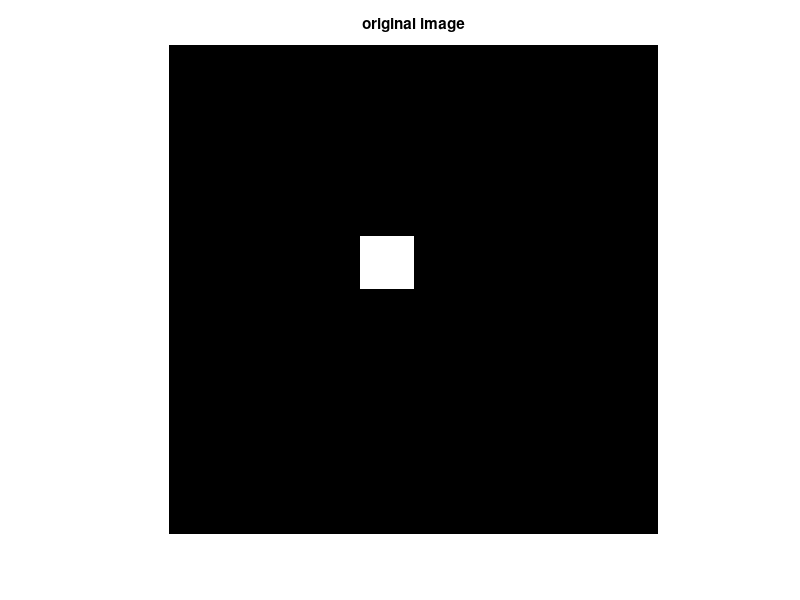
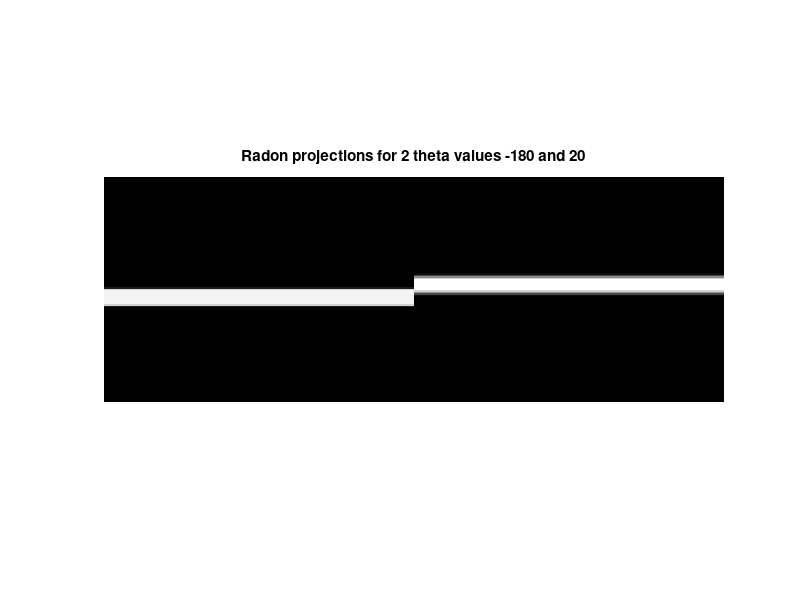
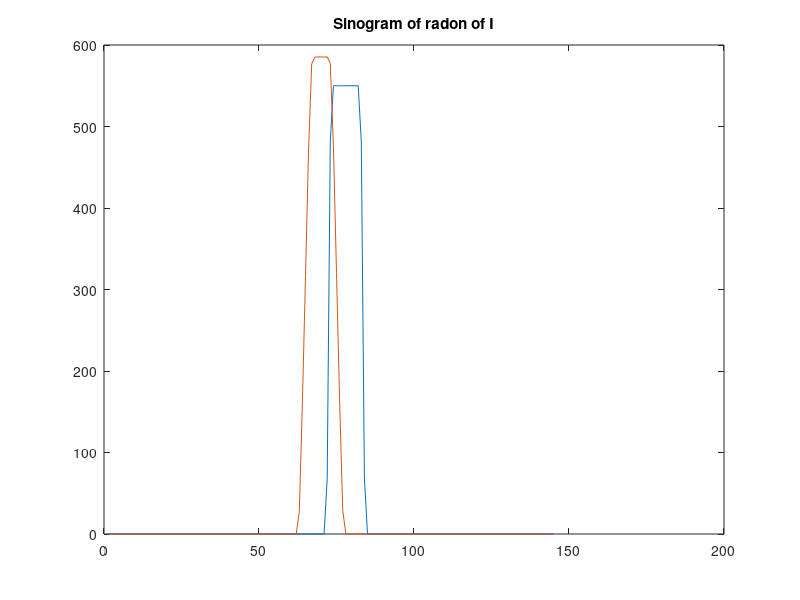
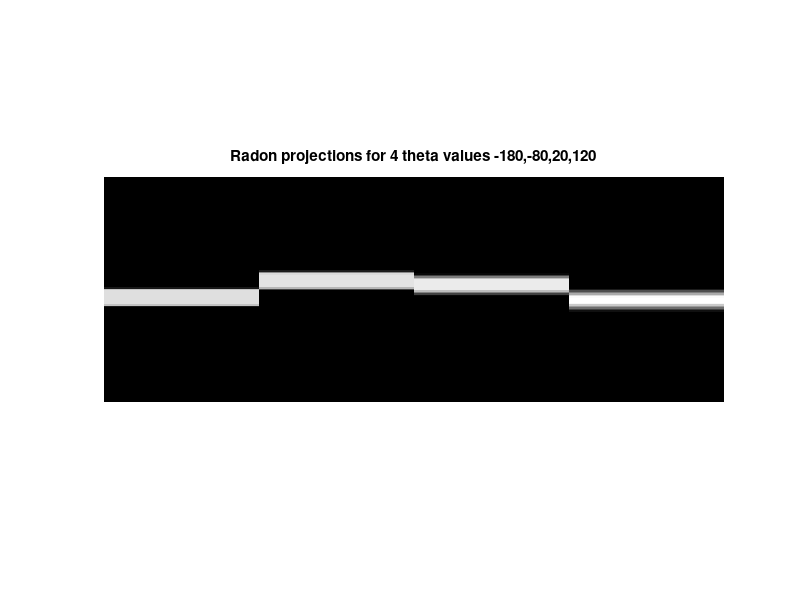

Source code (MATLAB) for these figures, in order: (Note: this script raises an error after producing the figures.)
% BE 3546 Medical Imaging
% Homework 3(b)

%Neeraja Gopal(1001119411)

%% Question 1
clear all;
clc;
close all;
%Original Image
I=zeros(100,100); %creating a zero matrix
I(40:50,40:50)=50; %proving pixel intensities such that it forms a square.
figure;
imshow(I,[],'InitialMagnification','fit');title('original image'); %magnifying the image and displaying it.
%we use empty square brackets to adjust the gray levels instead of a binary
%scale
%% Radon transfrom for 2 theta values
theta=-180:200:180; %defining the angle of measuremnt
[R,xp]=radon(I,theta); %performing radon transform at the provided theta values
% xp has the corresponding radical coordinates for R
figure;
imshow(R,[],'Xdata',theta,'Ydata',xp,...
            'InitialMagnification','fit');title('Radon projections for 2 theta values -180 and 20');
%plots the radon transform projections with respect to r and theta
figure;
plot(radon(I,theta));title('Sinogram of radon of I') %plotting the sinogram for each theta value
%% Radon transform for 4 theta values
theta_1=-180:100:180; %defining the step such that we get 4 projection angles
[R1,xp1]=radon(I,theta_1); %performing radon transform
%xp1 has the corresponding radical coordinates for R1
figure;
imshow(R1,[],'Xdata',theta_1,'Ydata',xp1,'InitialMagnification','fit');
%plots the radon transform projections with respect to r and theta
title('Radon projections for 4 theta values -180,-80,20,120');
figure;
plot(radon(I,theta_1));title('Sinogram of radon of I')%plotting the sinograms for the 4 projection angles
%% Radon transform for 90 theta values
theta_2=-180:4:180;%defining theta so that we have 90 projection angles
[R2,xp2]=radon(I,theta_2);%performing radon transform
%xp2 has the corresponding radical coordinates for R2
figure;
imshow(R2,[],'Xdata',theta_2,'Ydata',xp2,'InitialMagnification','fit');
title('Radon projections for 90 theta values');
figure;
plot(radon(I,theta_2));title('Sinogram of radon of I');%plotting the sinograms for the 90 projection angles
%% Backprojection with no filter
figure;
imshow(iradon(R2,theta_2,'none'),[],'InitialMagnification','fit');title('Reconstructed Image');
%using the function iradon to perform backprojection. This is unfiltered
%backprojection.

%FLOWCHART OR ALGORITHM
% Step 1: Initialize the intial figure, in this case a square by creationg a matrix and assigning corresponding intensity values.
% Step 2: Plot or display the image using imshow. 
% Step 3: Perform radon transform by using the function radon().
% Step 4: Display the radon projections using imshow.
% Step 5: Perform unfiltered backprojection using the function iradon() and 'none' inside it.
%% Question 2
clear all;
close all;
clc;
%Original Figure
I=zeros(100,100); 
II=zeros(100,100); 
III=zeros(100, 100);
I(25:26,25:26) =50;
II(50:60,50:60)=90;
III(55:75,35:45)=25;
total=I+II+III;
figure;
imshow(I+II+III,[],'InitialMagnification','fit');title('Original Image');
%radon transform for 2 theta values
theta=-180:180:180;
[R,xp]=radon(total,theta);
figure;
imshow(R,[],'Xdata',theta,'Ydata',xp,'InitialMagnification','fit');
title('Radon projections for 2 theta values -180 and 0');
figure;
plot(radon(total,theta));title('Sinogram of radon of total at 2 theta values');
%radon transform for 4 theta values
theta_1=-180:100:180;
[R1,xp1]=radon(total,theta_1);
figure;
imshow(R1,[],'Xdata',theta_1,'Ydata',xp1,'InitialMagnification','fit');
title('Radon projections for 4 theta values -180,-80,20,120');
figure;
plot(radon(total,theta_1));title('Sinogram of radon of total at 4 theta values');
%radon transform for 90 theta values
theta_2=-180:4:180;
[R2,xp2]=radon(total,theta_2);
figure;
imshow(R2,[],'Xdata',theta_2,'Ydata',xp2,'InitialMagnification','fit');
title('Radon projections for 90 theta values');
figure;
plot(radon(total,theta_2));title('Sinogram for total at 90 theta values');
%Backprojection with no filter
figure;
imshow(iradon(R2,theta_2,'none'),[],'InitialMagnification','fit');
title('Reconstructed Image');

% Comments
% When we observe the first sinogram image, we can clearly differentiate as to which sinogram corresponds to which square by 
% observing the amplitude or peak of the signal. This denotes the amount of absorption. That is, the most absorption will be the area of the square,
% which will be denoted by the peak. Bigger the square and its intensity, higher the peak.
%% Question 3
%X-Y axis Sinogram plots
clear all;
close all;
clc;
I=zeros(100,100);
I(50:51,20:80)=50;
I(20:80,50:51)=50;
figure;
imshow(I,[],'InitialMagnification','fit');title('Original Image');
%plotting Sinogram
theta=180:180;
figure;
plot(radon(I,theta));title('Sinogram');
%% Radon transform for a circle
clear all;
close all;
clc;
%Creating a circle
x=1:100;
y=1:100;
c=zeros(100,100);
for i=1:100
    for j=1:100
        if ((x(i)-50)^2+(y(j)-50)^2)<=100 %centre being (50,50) and radius is 10
            c(i,j)=20;
        else
            c(i,j)=0;
        end
    end
end
figure;
imshow(c,[],'InitialMagnification','fit');title('Original Image');
%Performing radon transform
theta=-180:180;
[R,xp]=radon(c,theta);
figure;
imshow(R,[],'Xdata',theta,'Ydata',xp,'InitialMagnification','fit');title('Radon projections');
%sinogram
figure;
plot(radon(c,theta));title('Sinogram');
%% Question 4
A=phantom(100);
figure;
imshow(A,[],'InitialMagnification','fit');title('Original Image');
%Radon Transformation
theta=-180:180; %360 different theta values
[R,xp]=radon(A,theta);
figure;
imshow(R,[],'Xdata',theta,'Ydata',xp,'InitialMagnification','fit');
title('Radon transform projections at  angles');
figure;
plot(radon(A,theta));title('Sinograms');
%backprojection without filter
figure;
imshow(iradon(R,theta,'none'),[],'InitialMagnification','fit');title('Reconstruction without filter');
%backprojection with default filter
figure;
imshow(iradon(R,theta,'Ram-Lak'),[],'InitialMagnification','fit');title('Reconstruction using Default filter');
%backprojection with default filter aloning with other filters
figure;
imshow(iradon(R,theta,'Hamming'),[],'InitialMagnification','fit');
title('Reconstruction using Hamming window');

% Comments
% The reconstructed image is much better when a filter was used. Otherwise, the constrast was very poor. 
% The default filter improves the contrast drastically whereas adding any
% other filter along with the default filter does not show any improvement
% in this case.




 





        



